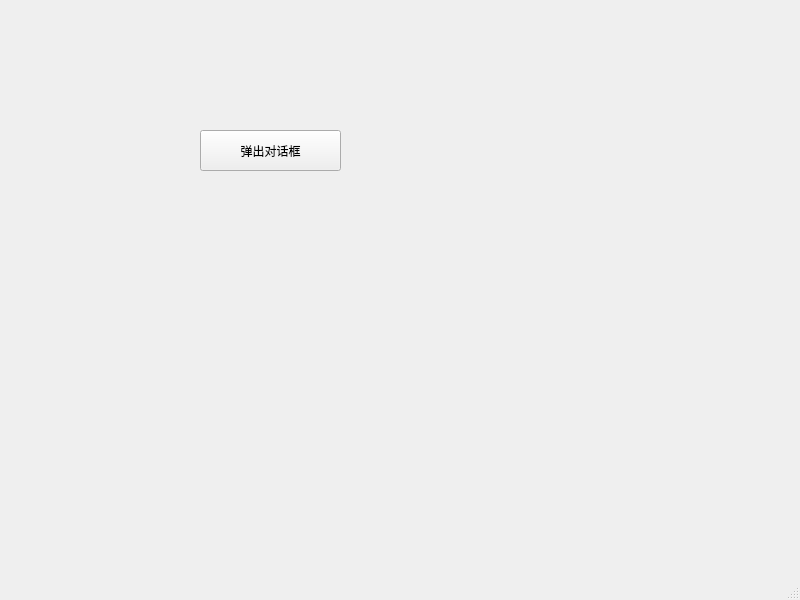
<?xml version="1.0" encoding="UTF-8"?>
<ui version="4.0">
 <class>MainWindow</class>
 <widget class="QMainWindow" name="MainWindow">
  <property name="geometry">
   <rect>
    <x>0</x>
    <y>0</y>
    <width>800</width>
    <height>600</height>
   </rect>
  </property>
  <property name="windowTitle">
   <string>MainWindow</string>
  </property>
  <widget class="QWidget" name="centralwidget">
   <widget class="QPushButton" name="pushButton">
    <property name="geometry">
     <rect>
      <x>200</x>
      <y>130</y>
      <width>141</width>
      <height>41</height>
     </rect>
    </property>
    <property name="text">
     <string>弹出对话框</string>
    </property>
   </widget>
  </widget>
  <widget class="QMenuBar" name="menubar">
   <property name="geometry">
    <rect>
     <x>0</x>
     <y>0</y>
     <width>800</width>
     <height>18</height>
    </rect>
   </property>
  </widget>
  <widget class="QStatusBar" name="statusbar"/>
 </widget>
 <resources/>
 <connections/>
</ui>
